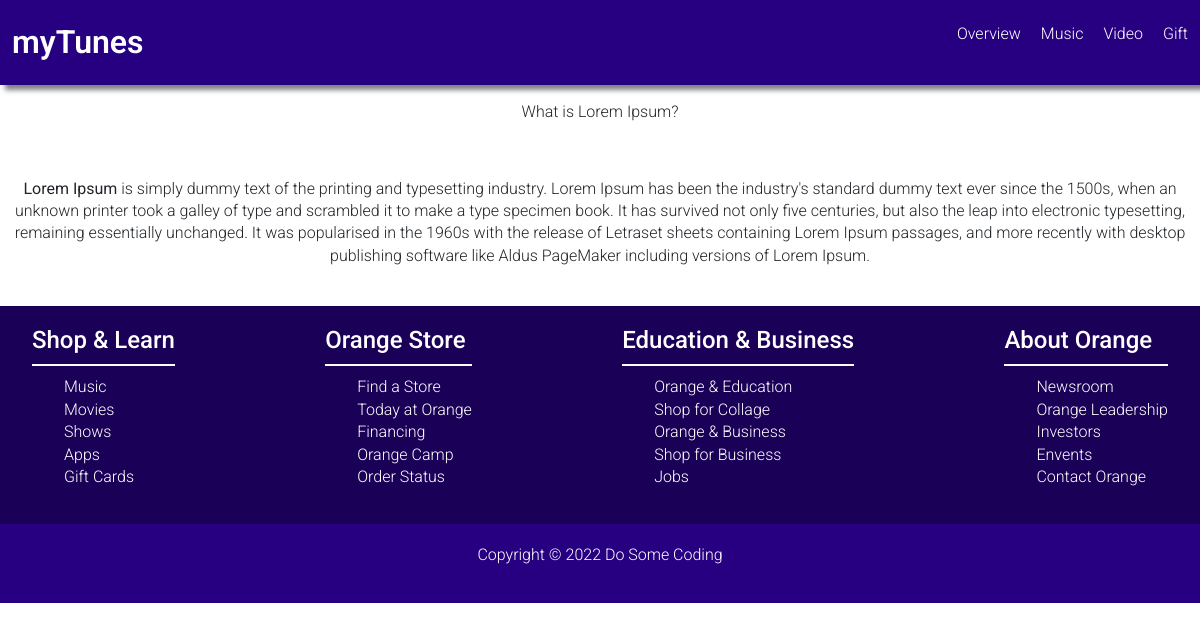
The app's page /news/what-is-lorem-ipsum with its own data.
### news/models.py (models this page shows)
class News(models.Model):
    news_title=models.CharField(max_length=100)
    news_desc=HTMLField()
    news_slug=AutoSlugField(populate_from='news_title',unique=True,null=True,default=None)

### myproject/views.py (the view)
# urls.py: path('news/<slug>',views.news),
def news(request,slug):
    newsDetails=News.objects.get(news_slug=slug)
    data={
        'newsDetails':newsDetails
    }
    return render(request, "news.html",data)

### templates/news.html
{%extends "base.html"%}
{%block content%}
<P><center>{{newsDetails.news_title}}</P></center><br>
<P><center>{{newsDetails.news_desc | safe}}</P></center><br>
{%endblock%}

### static/css/main.css (style rules this page uses)
:root { --purple500: #281154; --purple300: #270082; --purple600: #1b0058; --red600: #dc0000; --body: #f9f6ff; --max-width: 1200px; }
* { margin: 0; padding: 0; box-sizing: border-box; }
html, body { font-family: "Roboto", sans-serif; font-weight: 300; line-height: 1.4; scroll-behavior: smooth; }

### records on screen
News: news_title "What is Lorem Ipsum?", news_desc "Lorem Ipsum is simply dummy text of the printing and typesetting industry. Lorem Ipsum has been the industry's standard dummy text ever since the 1500s, when an unknown printer took a galley of type and scrambled it to make a type specimen book. It has survived not only five centuries, but also the leap into electronic typesetting, remaining essentially unchanged. It was popularised in the 1960s with the release of Letraset sheets containing Lorem Ipsum passages, and more recently with desktop publishing software like Aldus PageMaker including versions of Lorem Ipsum."
